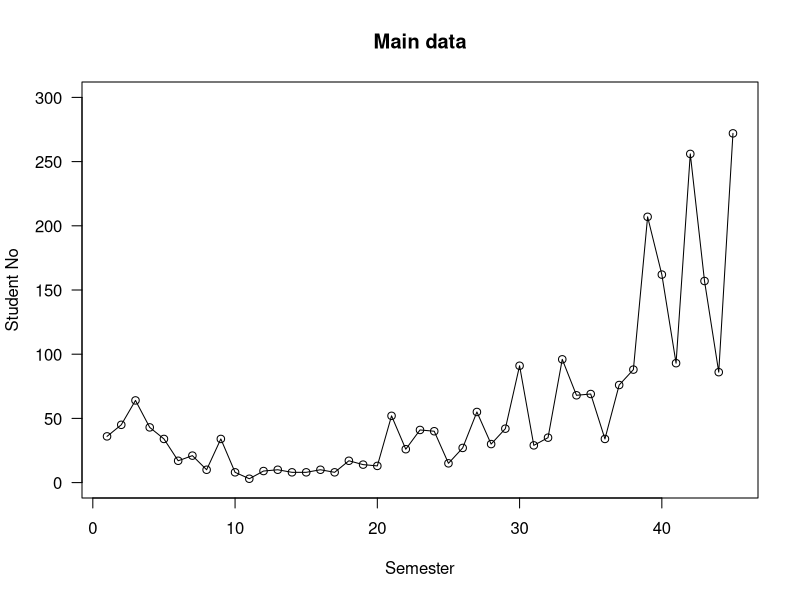
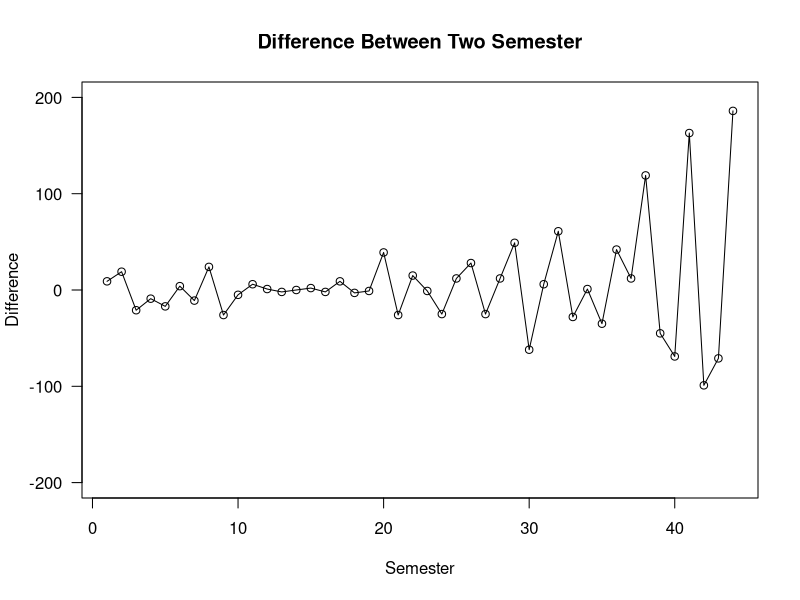
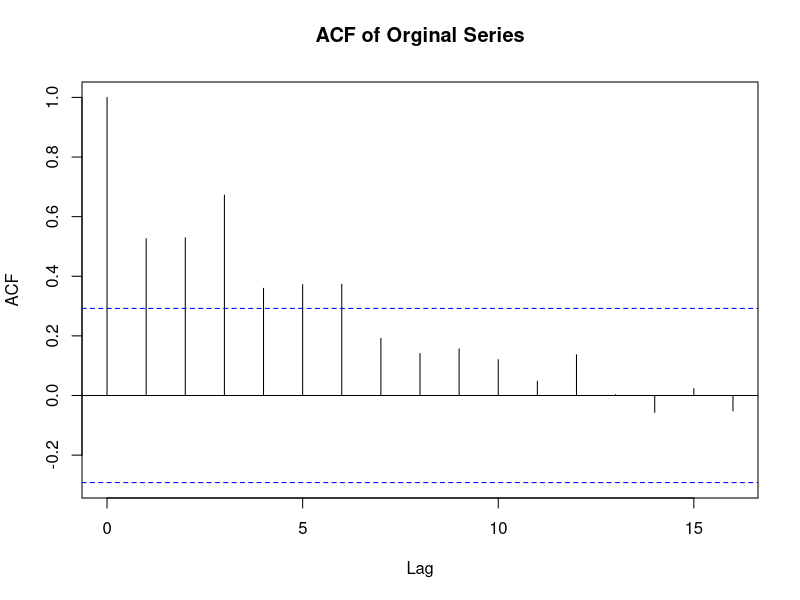
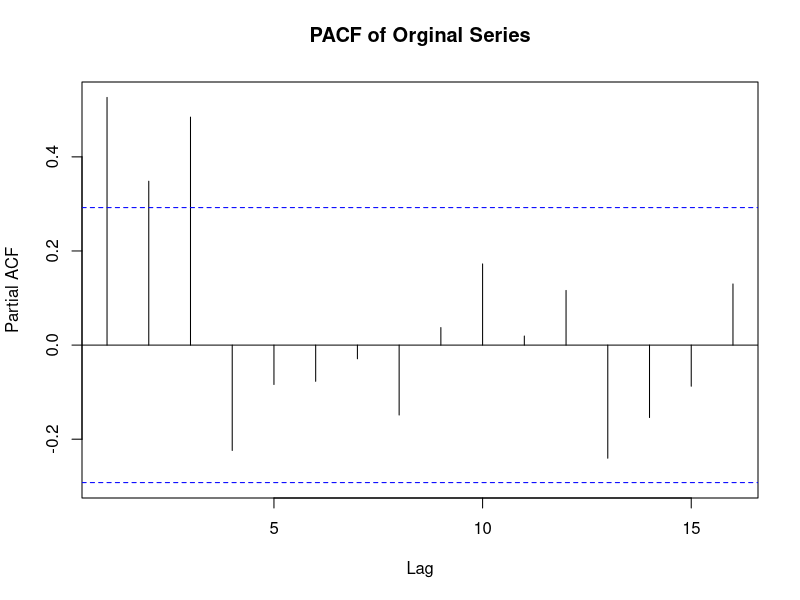

Source code (R) for these figures, in order: (Note: this script raises an error after producing the figures.)
library(tseries)
library(forecast)


#Data Reading
mydata<-read.table(file="fulldata.csv",header = T,sep=",")
attach(mydata)
true_value<- StudentYt
diff_value <- diff(true_value)

#Over view of the Time Series
plot(true_value,ylab="Student No",xlab="Semester",las=1,ylim=c(0,300),las=1,main="Main data")
lines(true_value)
plot(diff_value,ylab="Difference",xlab="Semester",las=1,ylim=c(-200,200),las=1,main="Difference Between Two Semester")
lines(diff_value)


#check serial correlation (Ljung-Box test)
#Null Hypothesis : There is no serial correlation upto lag 2
Box.test(diff_value,lag = 2,type = "Ljung-Box")
# p-value almost close to zero,so we can reject Null Hypothesis
#similarly for true_value
Box.test(true_value,lag = 2,type = "Ljung-Box")


#Stationarity Checking ( Augmented Dickey–Fuller test )
#Null Hypothesis : Ther is a unit root
adf.test(true_value,alternative = "stationary",k=2)
adf.test(diff_value,alternative = "stationary",k=2)
#in both cases the value of Dickey-Fuller test is negetive,so we can reject Null Hypothesis

#More Stationarity Checking 
acf(true_value,main="ACF of Orginal Series")
pacf(true_value,main="PACF of Orginal Series")
acf(diffy,main="ACF of Difference Series")
pacf(diffy,main="PACF of Difference Series")
#acf of orgianl series shows slow decay,whis is a indication of non-stationarity,on the other hand
#difference seriec seems stationary

#testing different ARIMA models
arima(diff_value,order=c(1,0,1)) #arima(1,1,1)
arima(diff_value,order=c(1,0,2)) #arima(1,1,2)
arima(diff_value,order=c(2,0,1)) #arima(2,1,1)
arima(diff_value,order=c(2,0,2)) # arima(2,1,2)

#From analysis ARIMA(2,1,1) best fitted model for this time series
Forcast.arima211 <- arima(true_value,order=c(2,1,1))
pred5 <- predict(Forcast.arima211,n.ahead = 5)


Result <- function(x){
up<-c()
low<-c()
X<-c()
for(i in c(1:5)){
x=pred5$pred[i]
X[i+45]=x
cat ("Predicted  ",x,"\n")
low[i+45]=x-pred5$se[i]
up[i+45]=x+pred5$se[i]
cat("Prediction with Standard Error : ",low[i+45]," - ",up[i+45],"\n")}

jpeg("prediction.jpeg")
plot(true_value,ylim = c(0,350),xlim = c(0,55),xlab="Semester No",ylab="Student No",col="black")
lines(true_value,col="blue")
par(new=T)
plot(X,ylim = c(0,350),xlim = c(0,55),xlab="Semester No",ylab="Student No",col="black")
lines(X,col="green")
lines(low,col="red")
lines(up,col="red")
dev.off()
}

options(digits = 2)
Result(true_value[45])

